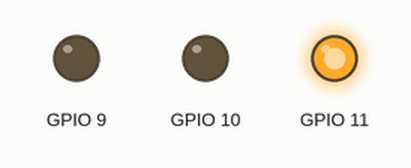
Recording of a program running on a simulated Raspberry Pi (BCM pin numbers). On the bench: output pins drawn as LEDs (lit = HIGH). At 3.0 s the program stops and its outputs stay as they are.

Above: at 0.1 s.
At 1.1 s:
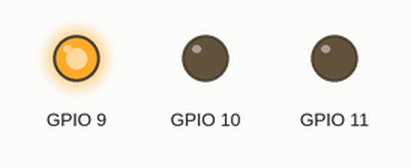
At 2.1 s:
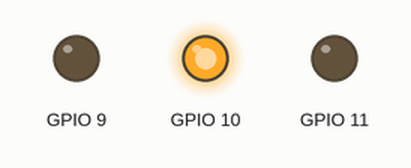
At 3.1 s:
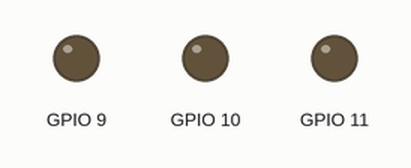
Timing chart, 0 to 4.5 s (numbered marks = the images above):
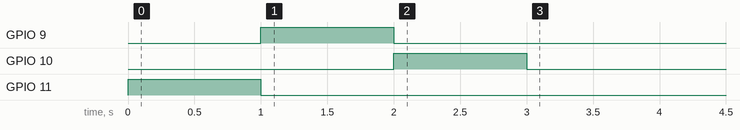

Measured:
- by itself, GPIO 9: LOW → HIGH at 1.0 s, → LOW 1.0 s later
- by itself, GPIO 10: LOW → HIGH at 2.0 s, → LOW 1.0 s later
- by itself, GPIO 11: LOW → HIGH at 0.00 s, → LOW 1.0 s later

The program:

LED.py
```python
import RPi.GPIO as GPIO
import time
GPIO.setmode(GPIO.BCM)
GPIO.setwarnings(False)
GPIO.setup(11,GPIO.OUT)
GPIO.setup(9,GPIO.OUT)
GPIO.setup(10,GPIO.OUT)
GPIO.output(11,GPIO.HIGH)
time.sleep(1)
GPIO.output(11,GPIO.LOW)
GPIO.output(9,GPIO.HIGH)
time.sleep(1)
GPIO.output(9,GPIO.LOW)
GPIO.output(10,GPIO.HIGH)
time.sleep(1)
GPIO.output(10,GPIO.LOW)
```
